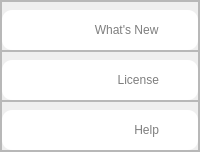
                     <widget class="QFrame" name="frame_22">
                      <property name="frameShape">
                       <enum>QFrame::StyledPanel</enum>
                      </property>
                      <property name="frameShadow">
                       <enum>QFrame::Raised</enum>
                      </property>
                      <layout class="QVBoxLayout" name="verticalLayout">
                       <property name="spacing">
                        <number>0</number>
                       </property>
                       <property name="leftMargin">
                        <number>0</number>
                       </property>
                       <property name="topMargin">
                        <number>0</number>
                       </property>
                       <property name="rightMargin">
                        <number>0</number>
                       </property>
                       <property name="bottomMargin">
                        <number>0</number>
                       </property>
                       <item alignment="Qt::AlignBottom">
                        <widget class="QFrame" name="frame_19">
                         <property name="minimumSize">
                          <size>
                           <width>0</width>
                           <height>50</height>
                          </size>
                         </property>
                         <property name="maximumSize">
                          <size>
                           <width>16777215</width>
                           <height>50</height>
                          </size>
                         </property>
                         <property name="frameShape">
                          <enum>QFrame::StyledPanel</enum>
                         </property>
                         <property name="frameShadow">
                          <enum>QFrame::Raised</enum>
                         </property>
                         <layout class="QHBoxLayout" name="horizontalLayout_8">
                          <property name="spacing">
                           <number>0</number>
                          </property>
                          <property name="leftMargin">
                           <number>0</number>
                          </property>
                          <property name="topMargin">
                           <number>0</number>
                          </property>
                          <property name="rightMargin">
                           <number>0</number>
                          </property>
                          <property name="bottomMargin">
                           <number>0</number>
                          </property>
                          <item alignment="Qt::AlignBottom">
                           <widget class="QPushButton" name="btn_what_new">
                            <property name="minimumSize">
                             <size>
                              <width>0</width>
                              <height>40</height>
                             </size>
                            </property>
                            <property name="maximumSize">
                             <size>
                              <width>16777215</width>
                              <height>40</height>
                             </size>
                            </property>
                            <property name="styleSheet">
                             <string notr="true">
QPushButton:hover{
background-color:  rgb(224, 238, 233);
color:#4ba08a;;
border:none;
border-radius:10px;
}
QPushButton{
border:none;
background-color: rgb(255, 255, 255);
color: rgb(126, 126, 126);
border-radius:10px;
}
QPushButton:checked{
border:none;
	background-color:#dcf6ea;
color: #0da471;
border-radius:10px;

}
</string>
                            </property>
                            <property name="text">
                             <string>                What's New</string>
                            </property>
                            <property name="icon">
                             <iconset resource="../icons/icons.qrc">
                              <normaloff>:/icons/png/icons8-laptop-alert-96.png</normaloff>
                              <normalon>:/icons/png/icons8-laptop-alert-96_green.png</normalon>:/icons/png/icons8-laptop-alert-96.png</iconset>
                            </property>
                            <property name="iconSize">
                             <size>
                              <width>25</width>
                              <height>25</height>
                             </size>
                            </property>
                            <property name="checkable">
                             <bool>true</bool>
                            </property>
                            <property name="autoExclusive">
                             <bool>true</bool>
                            </property>
                           </widget>
                          </item>
                         </layout>
                        </widget>
                       </item>
                       <item alignment="Qt::AlignBottom">
                        <widget class="QFrame" name="frame_20">
                         <property name="minimumSize">
                          <size>
                           <width>0</width>
                           <height>50</height>
                          </size>
                         </property>
                         <property name="maximumSize">
                          <size>
                           <width>16777215</width>
                           <height>50</height>
                          </size>
                         </property>
                         <property name="frameShape">
                          <enum>QFrame::StyledPanel</enum>
                         </property>
                         <property name="frameShadow">
                          <enum>QFrame::Raised</enum>
                         </property>
                         <layout class="QHBoxLayout" name="horizontalLayout_11">
                          <property name="spacing">
                           <number>0</number>
                          </property>
                          <property name="leftMargin">
                           <number>0</number>
                          </property>
                          <property name="topMargin">
                           <number>0</number>
                          </property>
                          <property name="rightMargin">
                           <number>0</number>
                          </property>
                          <property name="bottomMargin">
                           <number>0</number>
                          </property>
                          <item alignment="Qt::AlignBottom">
                           <widget class="QPushButton" name="btn_license">
                            <property name="minimumSize">
                             <size>
                              <width>0</width>
                              <height>40</height>
                             </size>
                            </property>
                            <property name="maximumSize">
                             <size>
                              <width>16777215</width>
                              <height>40</height>
                             </size>
                            </property>
                            <property name="styleSheet">
                             <string notr="true">
QPushButton:hover{
background-color:  rgb(224, 238, 233);
color:#4ba08a;;
border:none;
border-radius:10px;
}
QPushButton{
border:none;
background-color: rgb(255, 255, 255);
color: rgb(126, 126, 126);
border-radius:10px;
}
QPushButton:checked{
border:none;
	background-color:#dcf6ea;
color: #0da471;
border-radius:10px;

}
</string>
                            </property>
                            <property name="text">
                             <string>                       License</string>
                            </property>
                            <property name="icon">
                             <iconset resource="../icons/icons.qrc">
                              <normaloff>:/icons/png/icons8-copyright-all-rights-reserved-96_DARK.png</normaloff>
                              <normalon>:/icons/png/icons8-copyright-all-rights-reserved-96.png</normalon>:/icons/png/icons8-copyright-all-rights-reserved-96_DARK.png</iconset>
                            </property>
                            <property name="iconSize">
                             <size>
                              <width>25</width>
                              <height>25</height>
                             </size>
                            </property>
                            <property name="checkable">
                             <bool>true</bool>
                            </property>
                            <property name="autoExclusive">
                             <bool>true</bool>
                            </property>
                           </widget>
                          </item>
                         </layout>
                        </widget>
                       </item>
                       <item alignment="Qt::AlignBottom">
                        <widget class="QFrame" name="frame_21">
                         <property name="minimumSize">
                          <size>
                           <width>0</width>
                           <height>50</height>
                          </size>
                         </property>
                         <property name="maximumSize">
                          <size>
                           <width>16777215</width>
                           <height>50</height>
                          </size>
                         </property>
                         <property name="frameShape">
                          <enum>QFrame::StyledPanel</enum>
                         </property>
                         <property name="frameShadow">
                          <enum>QFrame::Raised</enum>
                         </property>
                         <layout class="QHBoxLayout" name="horizontalLayout_18">
                          <property name="spacing">
                           <number>0</number>
                          </property>
                          <property name="leftMargin">
                           <number>0</number>
                          </property>
                          <property name="topMargin">
                           <number>0</number>
                          </property>
                          <property name="rightMargin">
                           <number>0</number>
                          </property>
                          <property name="bottomMargin">
                           <number>0</number>
                          </property>
                          <item alignment="Qt::AlignBottom">
                           <widget class="QPushButton" name="btn_help">
                            <property name="minimumSize">
                             <size>
                              <width>0</width>
                              <height>40</height>
                             </size>
                            </property>
                            <property name="maximumSize">
                             <size>
                              <width>16777215</width>
                              <height>40</height>
                             </size>
                            </property>
                            <property name="styleSheet">
                             <string notr="true">
QPushButton:hover{
background-color:  rgb(224, 238, 233);
color:#4ba08a;;
border:none;
border-radius:10px;
}
QPushButton{
border:none;
background-color: rgb(255, 255, 255);
color: rgb(126, 126, 126);
border-radius:10px;
}
QPushButton:checked{
border:none;
	background-color:#dcf6ea;
color: #0da471;
border-radius:10px;

}
</string>
                            </property>
                            <property name="text">
                             <string>                            Help</string>
                            </property>
                            <property name="icon">
                             <iconset resource="../icons/icons.qrc">
                              <normaloff>:/icons/png/icons8-help-64.png</normaloff>
                              <normalon>:/icons/png/icons8-help-64_green.png</normalon>:/icons/png/icons8-help-64.png</iconset>
                            </property>
                            <property name="iconSize">
                             <size>
                              <width>25</width>
                              <height>25</height>
                             </size>
                            </property>
                            <property name="checkable">
                             <bool>true</bool>
                            </property>
                            <property name="autoExclusive">
                             <bool>true</bool>
                            </property>
                           </widget>
                          </item>
                         </layout>
                        </widget>
                       </item>
                      </layout>
                     </widget>
